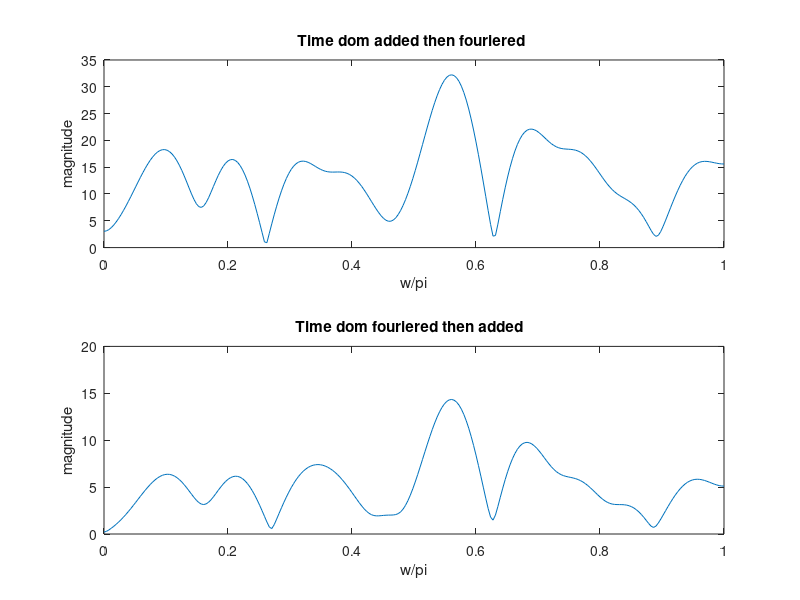

Here is the MATLAB script that generated this plot:
n=0:25;
k=0:255;
w=k*(pi/255);
x1=randn(1,length(n));
x2=randn(1,length(n));
alpha=2;
beta=3;
x=(alpha.*x1)+(beta.*x2);
X=x*exp(-j*pi/255).^(n'*k);
X1=x1*exp(-j*pi/255).^(n'*k);
X2=x2*exp(-j*pi/255).^(n'*k);
TheX=X1+X2;
subplot(211)
plot((w/pi),abs(X))
title('Time dom added then fouriered ')
xlabel('w/pi');
ylabel('magnitude');
subplot(212)
plot((w/pi),abs(TheX))
title('Time dom fouriered then added  ' )
xlabel('w/pi');
ylabel('magnitude');